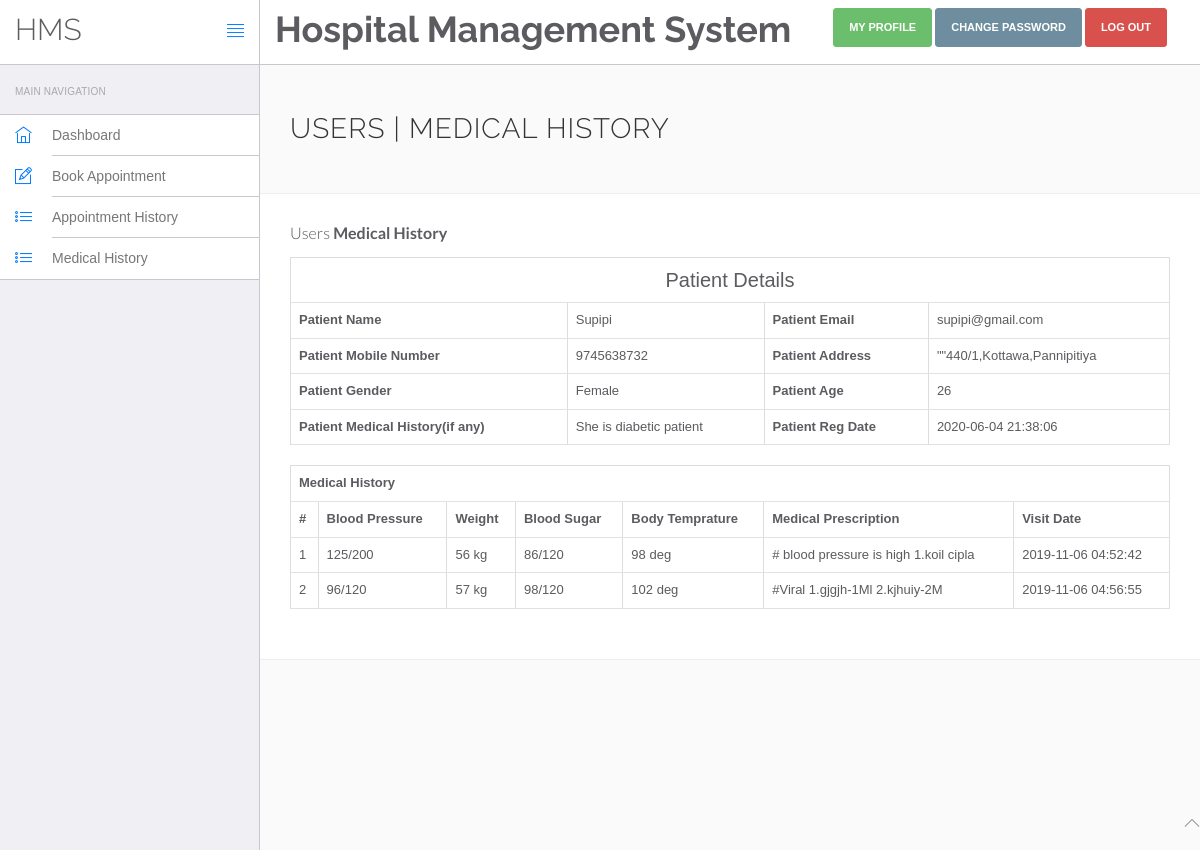
The page /hospital/hms/view-medhistory.php?viewid=1 (signed in) on the database its author committed.
### tables this page shows
CREATE TABLE `tblpatient` (
  `ID` int(10) NOT NULL,
  `Docid` int(10) DEFAULT NULL,
  `PatientName` varchar(200) DEFAULT NULL,
  `PatientContno` bigint(10) DEFAULT NULL,
  `PatientEmail` varchar(200) DEFAULT NULL,
  `PatientGender` varchar(50) DEFAULT NULL,
  `PatientAdd` mediumtext DEFAULT NULL,
  `PatientAge` int(10) DEFAULT NULL,
  `PatientMedhis` mediumtext DEFAULT NULL,
  `CreationDate` timestamp NULL DEFAULT current_timestamp(),
  `UpdationDate` timestamp NULL DEFAULT NULL ON UPDATE current_timestamp()
);

CREATE TABLE `tblmedicalhistory` (
  `ID` int(10) NOT NULL,
  `PatientID` int(10) DEFAULT NULL,
  `BloodPressure` varchar(200) DEFAULT NULL,
  `BloodSugar` varchar(200) NOT NULL,
  `Weight` varchar(100) DEFAULT NULL,
  `Temperature` varchar(200) DEFAULT NULL,
  `MedicalPres` mediumtext DEFAULT NULL,
  `CreationDate` timestamp NOT NULL DEFAULT current_timestamp() ON UPDATE current_timestamp()
);

### hospital/hms/view-medhistory.php (the view, shortened to what this page needs)
<?php
include('include/config.php');
?>
<!DOCTYPE html>
<html lang="en">
<head>
    <link rel="stylesheet" href="vendor/bootstrap/css/bootstrap.min.css">
    <link rel="stylesheet" href="vendor/fontawesome/css/font-awesome.min.css">
    <link rel="stylesheet" href="vendor/themify-icons/themify-icons.min.css">
    <link href="vendor/animate.css/animate.min.css" rel="stylesheet" media="screen">
    <link href="vendor/perfect-scrollbar/perfect-scrollbar.min.css" rel="stylesheet" media="screen">
    <link href="vendor/switchery/switchery.min.css" rel="stylesheet" media="screen">
    <link href="vendor/bootstrap-touchspin/jquery.bootstrap-touchspin.min.css" rel="stylesheet" media="screen">
    <link href="vendor/select2/select2.min.css" rel="stylesheet" media="screen">
    <link href="vendor/bootstrap-datepicker/bootstrap-datepicker3.standalone.min.css" rel="stylesheet" media="screen">
    <link href="vendor/bootstrap-timepicker/bootstrap-timepicker.min.css" rel="stylesheet" media="screen">
    <link rel="stylesheet" href="assets/css/styles.css">
    <link rel="stylesheet" href="assets/css/plugins.css">
    <link rel="stylesheet" href="assets/css/themes/theme-1.css" id="skin_color" />
</head>
<body>
    <div id="app">
        <?php include('include/sidebar.php');?>
        <div class="app-content">
            <?php include('include/header.php');?>
            <div class="main-content">
                <div class="wrap-content container" id="container">
                    <section id="page-title">
                        <div class="row">
                            <div class="col-sm-8">
                                <h1 class="mainTitle">Users | Medical History</h1>
                            </div>
                        </div>
                    </section>
                    <div class="container-fluid container-fullw bg-white">
                        <div class="row">
                            <div class="col-md-12">
                                <h5 class="over-title margin-bottom-15">Users <span class="text-bold">Medical
                                        History</span></h5>
                                <?php
                               $vid=$_GET['viewid'];
                               $ret=mysqli_query($con,"select * from tblpatient where ID='$vid'");
$cnt=1;
while ($row=mysqli_fetch_array($ret)) {
                               ?>
                                <table border="1" class="table table-bordered">
                                    <tr align="center">
                                        <td colspan="4" style="font-size:20px;color:blue">
                                            Patient Details</td>
                                    </tr>
                                    <tr>
                                        <th scope>Patient Name</th>
                                        <td><?php  echo $row['PatientName'];?></td>
                                        <th scope>Patient Email</th>
                                        <td><?php  echo $row['PatientEmail'];?></td>
                                    </tr>
                                    <tr>
                                        <th scope>Patient Mobile Number</th>
                                        <td><?php  echo $row['PatientContno'];?></td>
                                        <th>Patient Address</th>
                                        <td><?php  echo $row['PatientAdd'];?></td>
                                    </tr>
                                    <tr>
                                        <th>Patient Gender</th>
                                        <td><?php  echo $row['PatientGender'];?></td>
                                        <th>Patient Age</th>
                                        <td><?php  echo $row['PatientAge'];?></td>
                                    </tr>
                                    <tr>
                                        <th>Patient Medical History(if any)</th>
                                        <td><?php  echo $row['PatientMedhis'];?></td>
                                        <th>Patient Reg Date</th>
                                        <td><?php  echo $row['CreationDate'];?></td>
                                    </tr>
                                    <?php }?>
                                </table>
                                <?php
$ret=mysqli_query($con,"select * from tblmedicalhistory  where PatientID='$vid'");
 ?>
                                <table id="datatable" class="table table-bordered dt-responsive nowrap"
                                    style="border-collapse: collapse; border-spacing: 0; width: 100%;">
                                    <tr align="center">
                                        <th colspan="8">Medical History</th>
                                    </tr>
                                    <tr>
                                        <th>#</th>
                                        <th>Blood Pressure</th>
                                        <th>Weight</th>
                                        <th>Blood Sugar</th>
                                        <th>Body Temprature</th>
                                        <th>Medical Prescription</th>
                                        <th>Visit Date</th>
                                    </tr>
                                    <?php
while ($row=mysqli_fetch_array($ret)) {
  ?>
                                    <tr>
                                        <td><?php echo $cnt;?></td>
                                        <td><?php  echo $row['BloodPressure'];?></td>
                                        <td><?php  echo $row['Weight'];?></td>
                                        <td><?php  echo $row['BloodSugar'];?></td>
                                        <td><?php  echo $row['Temperature'];?></td>
                                        <td><?php  echo $row['MedicalPres'];?></td>
                                        <td><?php  echo $row['CreationDate'];?></td>
                                    </tr>
                                    <?php $cnt=$cnt+1;} ?>
                                </table>
                            </div>
                        </div>
                    </div>
                </div>
            </div>
        </div>
    </div>
    <?php include('include/footer.php');?>
</body>
</html>

### hospital/hms/assets/css/themes/theme-1.css (style rules this page uses)
body { background: #FAFAFA; }

### rows shown on the page
tblpatient: PatientName "Supipi", PatientEmail "supipi@gmail.com", PatientContno "9745638732", PatientAdd "\"\"440/1,Kottawa,Pannipitiya", PatientGender "Female", PatientAge "26", PatientMedhis "She is diabetic patient", CreationDate "2020-06-04 21:38:06"
tblmedicalhistory: BloodPressure "125/200", Weight "56 kg", BloodSugar "86/120", Temperature "98 deg", MedicalPres "# blood pressure is high 1.koil cipla", CreationDate "2019-11-06 04:52:42"
tblmedicalhistory: BloodPressure "96/120", Weight "57 kg", BloodSugar "98/120", Temperature "102 deg", MedicalPres "#Viral 1.gjgjh-1Ml 2.kjhuiy-2M", CreationDate "2019-11-06 04:56:55"
